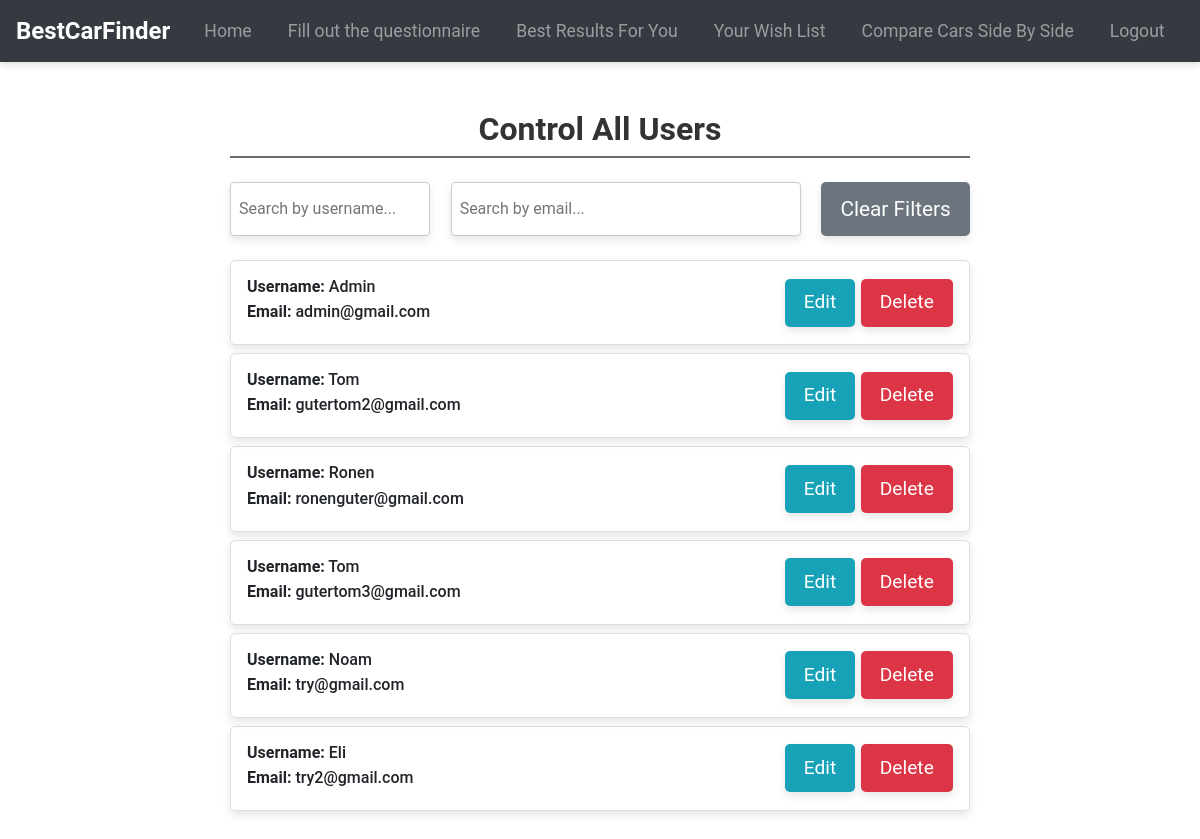
Before: /user-control (signed in) with the older database file.
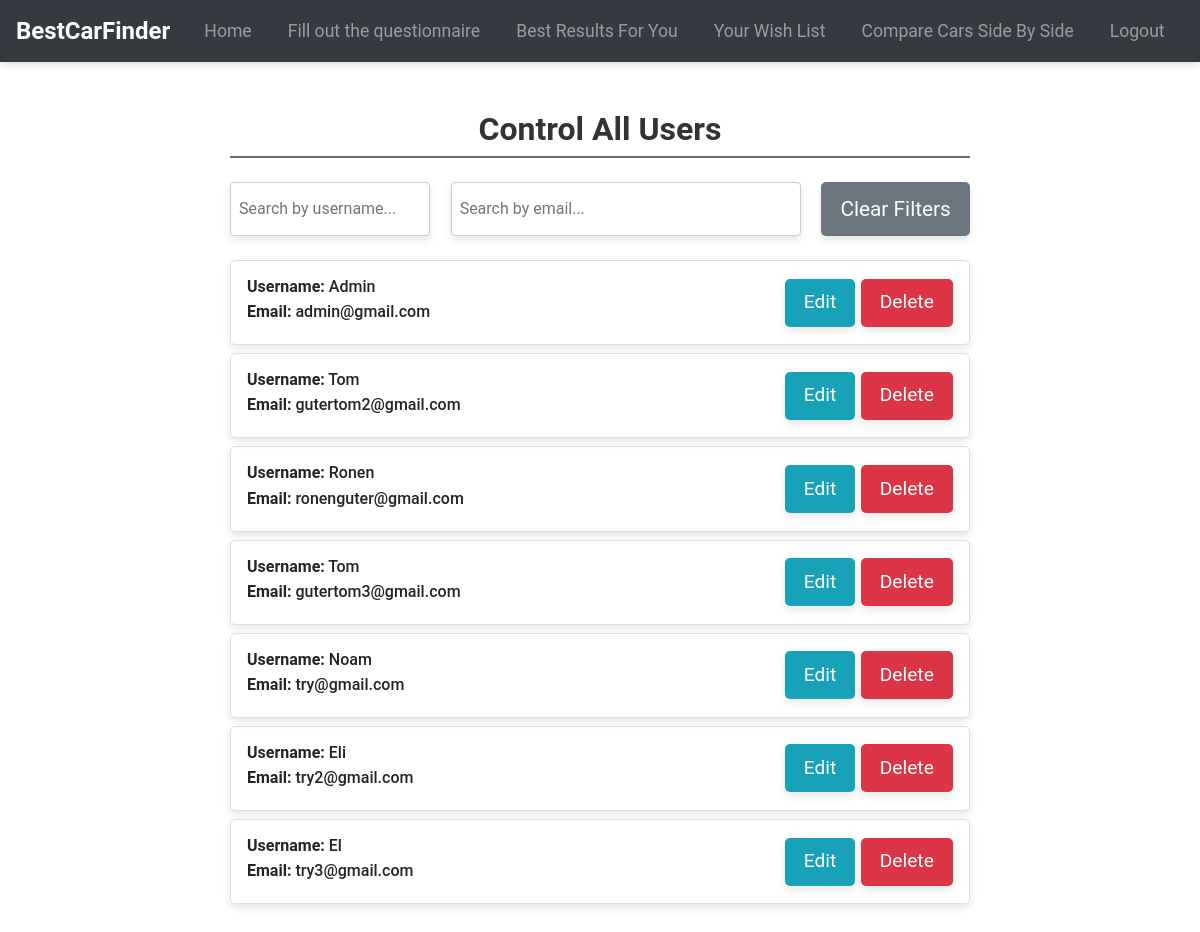
After: the same page with the newer database file.
### website/models.py (models this page shows)
class User(db.Model, UserMixin):
    id = db.Column(db.Integer, primary_key=True)
    email = db.Column(db.String(150), unique=True)
    password = db.Column(db.String(150))
    first_name = db.Column(db.String(150))
    created_at = db.Column(db.DateTime(timezone=True), default=func.now())
    notes = db.relationship('Note')

### website/admin.py (the view)
@admin.route('/user-control', methods=['GET', 'POST'])
@login_required
def user_control():
    users = User.query.all()
    return render_template('user-control.html', users=users, user=current_user)

### website/templates/user-control.html (shortened to what this page needs)
{% extends "base.html" %}
{% block content %}
<br />
<div class="container">
    <br />
    <h2 class="text-center mb-4 section-header">Control All Users</h2>
    <div class="search-box">
        <input type="text" id="usernameSearch" class="username-search" placeholder="Search by username...">
        <input type="text" id="emailSearch" class="email-search" placeholder="Search by email...">
        <button class="clear-filters-button" id="clearFilters">Clear Filters</button>
    </div>
    <div id="userList">
        <ul id="userListItems">
            {% for user in users %}
            <li class="user-item" data-username="{{ user.first_name }}" data-email="{{ user.email }}">
                <div class="user-info">
                    <h5 class="mb-1"><strong>Username:</strong> {{ user.first_name }}</h5>
                    <p class="mb-1"><strong>Email:</strong> {{ user.email }}</p>
                </div>
                <div class="user-actions">
                    <button class="edit" type="button" onclick="editUser('{{ user.id }}')">Edit</button>
                    <button class="delete" type="button" onclick="deleteUser('{{ user.id }}')">Delete</button>
                </div>
            </li>
            {% endfor %}
        </ul>
    </div>
</div>
<br />
{% endblock %}

### website/templates/base.html (shortened to what this page needs)
<!DOCTYPE html>
<html>
<head>
  <link rel="stylesheet" href="https://stackpath.bootstrapcdn.com/bootstrap/4.4.1/css/bootstrap.min.css"
 />
  <link rel="stylesheet" href="https://stackpath.bootstrapcdn.com/font-awesome/4.7.0/css/font-awesome.min.css"
 />
</head>
<body>
  <nav class="navbar navbar-expand-lg navbar-dark bg-dark">
    <a class="navbar-brand" href="/">BestCarFinder</a>
    <div class="collapse navbar-collapse" id="navbar">
      <div class="navbar-nav">
        {% if user.is_authenticated %}
        <a class="nav-item nav-link" id="home" href="/">Home</a>
        <a class="nav-item nav-link" id="preferences" href="/preferences">Fill out the questionnaire</a>
        <a class="nav-item nav-link" id="results" href="/results">Best Results For You</a>
        <a class="nav-item nav-link" id="wish-list" href="/wish-list">Your Wish List</a>
        <a class="nav-item nav-link" id="compare" href="/car1">Compare Cars Side By Side</a>
        <a class="nav-item nav-link" id="logout" href="/logout">Logout</a>
        {% else %}
        <a class="nav-item nav-link" id="login" href="/login">Login</a>
        <a class="nav-item nav-link" id="signUp" href="/sign-up">Sign Up</a>
        {% endif %}
      </div>
    </div>
  </nav>
  <div class="container">
    {% block content %}
    {% endblock %}
  </div>
</body>
</html>

### website/templates/base.html (style rules this page uses)
body { font-family: 'Roboto', sans-serif; margin: 0; padding: 0; }
.navbar { font-size: 1rem; box-shadow: 0 4px 6px rgba(0, 0, 0, 0.1); transition: box-shadow 0.3s ease; }
.navbar-brand { font-size: 1.5rem; font-weight: bold; color: #fff; }
.navbar-nav { display: flex; align-items: center; }
.nav-item { margin: 0 10px; }
.nav-link { color: #fff; font-size: 1.1rem; transition: color 0.3s ease, background-color 0.3s ease, transform 0.3s ease; }

### website/templates/user-control.html (style rules this page uses)
@media (min-width: 1200px) { .container, .container-lg, .container-md, .container-sm, .container-xl { max-width: 800px; } }
.section-header { font-size: 2rem; font-weight: 700; color: #333; border-bottom: 2px solid #686a6c; padding-bottom: 0.5rem; margin-bottom: 2rem; }
.user-info h5, .user-info p { font-size: 1rem; }
.search-box { margin-bottom: 20px; display: flex; justify-content: space-between; gap: 10px; }
.search-box input { width: 100%; max-width: 400px; padding: 0.5rem; border: 1px solid #ccc; border-radius: 4px; font-size: 1rem; border: 1px solid #ccc; box-shadow: 0 4px 8px rgba(0, 0, 0, 0.1); }
.search-box input.username-search { max-width: 200px; }
.search-box input.email-search { max-width: 350px; }
.clear-filters-button { font-size: 1.3rem; padding: 0.7rem 1.2rem; border: none; border-radius: 5px; background-color: #6c757d; color: white; cursor: pointer; transition: background-color 0.3s ease, box-shadow 0.3s ease; box-shadow: 0 4px 8px rgba(0, 0, 0, 0.1); }
#userList { margin-top: 1.5rem; }
#userListItems { list-style: none; padding: 0; }
.user-item { font-size: 1.3rem; font-weight: 500; padding: 1rem; border: 1px solid #ddd; border-radius: 5px; margin-bottom: 0.5rem; transition: background-color 0.3s ease, box-shadow 0.3s ease, transform 0.3s ease; cursor: pointer; display: flex; justify-content: space-between; align-items: center; box-shadow: 0 4px 8px rgba(0, 0, 0, 0.1); }
.user-actions button { background-color: #28a745; color: white; font-size: 1.2rem; padding: 0.6rem 1.2rem; border: none; border-radius: 5px; cursor: pointer; transition: background-color 0.3s ease, box-shadow 0.3s ease; box-shadow: 0 4px 8px rgba(0, 0, 0, 0.1); }
.user-actions button.edit { background-color: #17a2b8; }
.user-actions button.delete { background-color: #dc3545; }

Changed rows visible on the page:
added User: first_name "El", email "try3@gmail.com"
